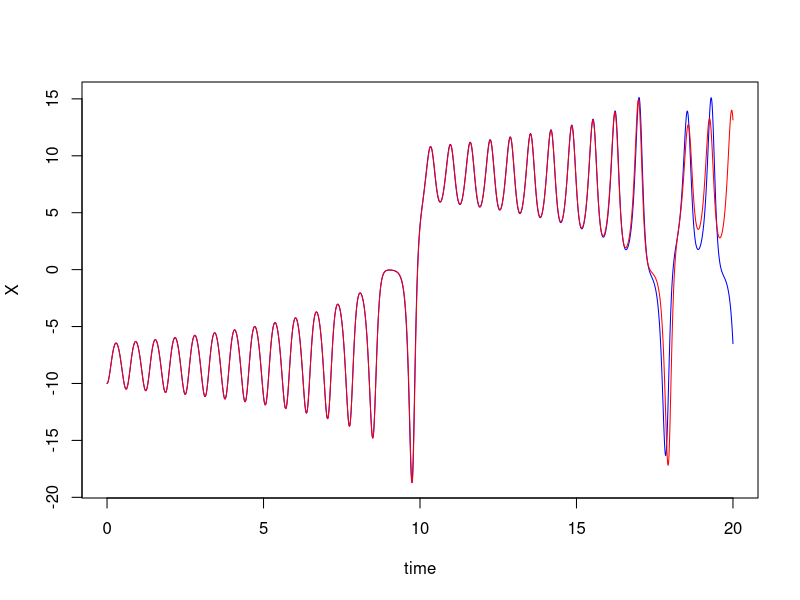

Write the R code that produced this figure.
rm(list=ls())

tmax=20  # simulation time
IC1 <- c(X = -10, Y = -10, Z = 30)  # first initial condition
IC2 <- c(X = -10.0001, Y = -10, Z = 30)  # second initial condition

parameters <- c(b = 8/3, sigma = 10, r = 28)

# Define the Lorenz system
Lorenz<-function(t, state, parameters) {
  with(as.list(c(state, parameters)),{
    # rate of change
    dX <- sigma*(Y-X)
    dY <- r*X-Y-X*Z
    dZ <- X*Y-b*Z
    
    # return the rate of change
    list(c(dX, dY, dZ))
  }) # end with(as.list ...
}

times <- seq(0, tmax, by = 0.01)  # times to solve the equations for

library(deSolve)  # Load the deSolve package for solving differential equations
# Solve the system for the first initial condition
traj1 <- ode(y = IC1, times = times, func = Lorenz, parms = parameters)
traj1 <- as.data.frame(traj1)

# Solve the system for the second initial condition
traj2 <- ode(y = IC2, times = times, func = Lorenz, parms = parameters)
traj2 <- as.data.frame(traj2)

# Plot x versus time for both trajectories
plot(traj1$time, traj1$X, type="l", xlab="time", ylab="X", col="blue")
lines(traj2$time, traj2$X, col="red")
